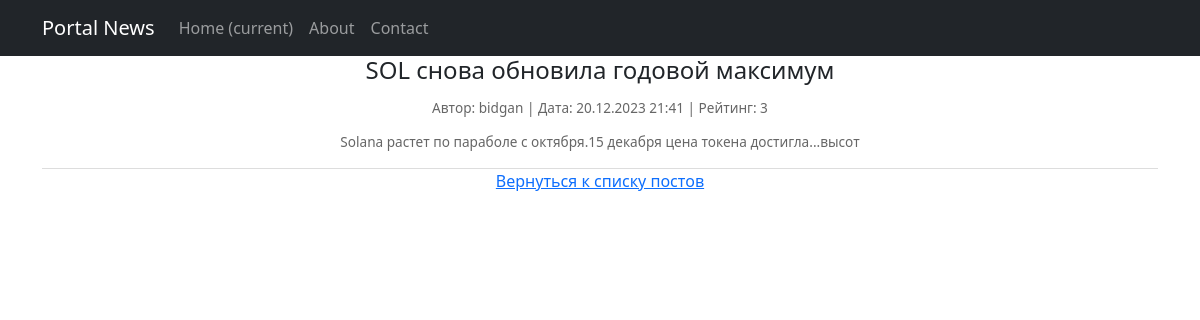
Screenshot of /home/articles/1/ with the database file from the repository.
### news/models.py (models this page shows, shortened)
class Post(models.Model):
    NEWS = 'NW'
    ARTICLE = 'AR'
    POST_TYPES = [
        (NEWS, 'News'),
        (ARTICLE, 'Article')
    ]
    author = models.ForeignKey(Author, on_delete=models.CASCADE)
    post_type = models.CharField(max_length=2, choices=POST_TYPES, default=ARTICLE)
    created_at = models.DateTimeField(auto_now_add=True)
    categories = models.ManyToManyField(Category, through='PostCategory')
    title = models.CharField(max_length=255, default='Default title', verbose_name='Заголовок')
    content = models.CharField(max_length=2048, default='default content', verbose_name='Контент')
    rating = models.IntegerField(default=0, validators=[MinValueValidator(0)])

class Author(models.Model):
    user = models.OneToOneField(User, on_delete=models.CASCADE, related_name='author')
    rating = models.IntegerField(default=0, validators=[MinValueValidator(0)])

### news/views.py (the view)
# urls.py: path('articles/<int:pk>/', PostDetail.as_view(), name='post_detail'),
class PostDetail(DetailView):
    model = Post
    template_name = 'post.html'
    context_object_name = 'post'

### templates/post.html (shortened to what this page needs)
{% extends 'flatpages/default.html' %}
{% block content %}
  <article class="post">
      <h1 class="post-title">{{ post.title }}</h1>
      <div class="post-meta">
          {% if post.author %}
              <div class="post-author">
                  Автор: {{ post.author.user.username }} |
                  Дата: {{ post.created_at|date:"d.m.Y H:i" }} |
                  Рейтинг: {{ post.rating }}
              </div>
          {% endif %}
          <div class="post-content">{{ post.content }}</div>
      </div>
  </article>
  <a href="{% url 'news-list' %}">Вернуться к списку постов</a>
{% endblock content %}

### templates/post.html (style rules this page uses)
.post { border-bottom: 1px solid #ddd; padding-bottom: 15px; }
.post-title { font-size: 1.5em; margin-bottom: .5em; }
.post-meta { font-size: .85em; color: #666; }
.post-content { margin-top: 1em; }
.post-author { margin-top: 1em; }

### rows the page displays
Post: title "SOL снова обновила годовой максимум", author.user.username "bidgan", created_at "20.12.2023 21:41", rating "3", content "Solana растет по параболе с октября.15 декабря цена токена достигла...высот"
